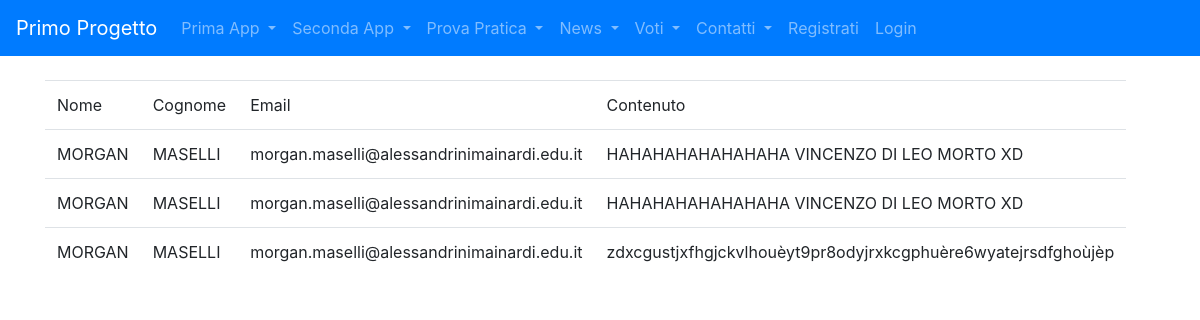
The page /contatti/lista_contatti/ on the database as committed earlier.
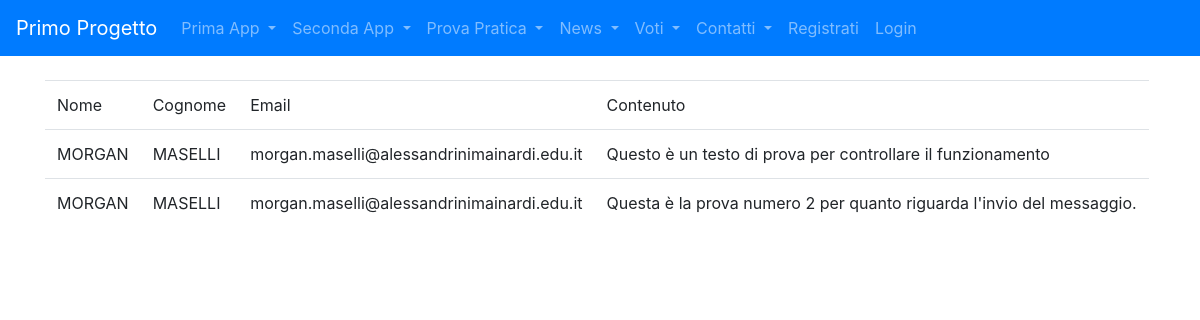
The same page on the database as committed later.
### contatti/models.py (models this page shows)
class Contatto(models.Model) :
    nome = models. CharField(max_length=100)
    cognome = models. CharField(max_length=100)
    email = models. EmailField(max_length=200)
    contenuto = models. TextField( )

### contatti/views.py (the view)
# urls.py: path('lista_contatti/', lista_contatti, name='lista_contatti'),
def lista_contatti(request):
    contatti = Contatto.objects.all()
    context = {"contatti": contatti,}
    return render(request, 'contatti/lista_contatti.html', context)

### contatti/templates/contatti/lista_contatti.html (shortened to what this page needs)
{% extends 'base.html' %}
{%block content%}
    <table class="table table-responsive">
        <tr>
            <td>Nome</td>
            <td>Cognome</td>
            <td>Email</td>
            <td>Contenuto</td>
        </tr>
        {%for c in contatti %}
            <tr>
                <td>{{c.nome}}</td>
                <td>{{c.cognome}}</td>
                <td>{{c.email}}</td>
                <td>{{c.contenuto}}</td>
            </tr>
        {%endfor%}
    </table>
{%endblock content%}

### templates/base.html (shortened to what this page needs)
<!DOCTYPE html>
{%load static%}
<html lang="en">
<head>
    <link rel="stylesheet" href="https://cdnjs.cloudflare.com/ajax/libs/font-awesome/5.15.4/css/all.min.css">
    <link rel="stylesheet" href="https://cdn.jsdelivr.net/npm/bootstrap@4.5.3/dist/css/bootstrap.min.css">
</head>
<body>
    <nav class="navbar navbar-expand-lg navbar-dark bg-primary">
        <a class="navbar-brand" href="/">Primo Progetto</a>
        <div class="collapse navbar-collapse" id="navbarSupportedContent">
            <ul class="navbar-nav mr-auto">
                <li class="nav-item dropdown">
                    <a class="nav-link dropdown-toggle" href="#" id="navbarDropdown" role="button" data-toggle="dropdown" aria-haspopup="true" aria-expanded="false">
                    Prima App
                    </a>
                </li>
                <li class="nav-item dropdown">
                    <a class="nav-link dropdown-toggle" href="#" id="navbarDropdown" role="button" data-toggle="dropdown" aria-haspopup="true" aria-expanded="false">
                    Seconda App
                    </a>
                </li>
                <li class="nav-item dropdown">
                    <a class="nav-link dropdown-toggle" href="#" id="navbarDropdown" role="button" data-toggle="dropdown" aria-haspopup="true" aria-expanded="false">
                    Prova Pratica
                    </a>
                </li>
                <li class="nav-item dropdown">
                    <a class="nav-link dropdown-toggle" href="#" id="navbarDropdown" role="button" data-toggle="dropdown" aria-haspopup="true" aria-expanded="false">
                    News
                    </a>
                </li>
                <li class="nav-item dropdown">
                    <a class="nav-link dropdown-toggle" href="#" id="navbarDropdown" role="button" data-toggle="dropdown" aria-haspopup="true" aria-expanded="false">
                    Voti
                    </a>
                </li>
                <li class="nav-item dropdown">
                    <a class="nav-link dropdown-toggle" href="#" id="navbarDropdown" role="button" data-toggle="dropdown" aria-haspopup="true" aria-expanded="false">
                    Contatti
                    </a>
                </li>
                {% if request.user.is_authenticated %}
                <li class="nav-item dropdown">
                    <a class="nav-link dropdown-toggle" href="#" id="navbarDropdown" role="button"
                    data-toggle="dropdown" aria-haspopup="true" aria-expanded="false">
                    {{ request.user.username }}</a>
                    <div class="dropdown-menu" aria-labelledby="navbarDropdown">
                        <div class="dropdown-divider"></div>
                        <form id="logout-form" action="{% url 'logout' %}" method="post">
                            {% csrf_token %}
                            <button class="btn ft-power" type="submit">Logout</button>
                        </form>
                    </div>
                </li>
                {% else %}
                    <li class="nav-item">
                        <a class="nav-link" href="{%url 'signup'%}">Registrati</a>
                    </li>
                    <li class="nav-item">
                        <a class="nav-link" href="{% url 'login' %}">Login</a>
                    </li>
                {% endif %}
            </ul>
        </div>
    </nav>
    <div class="container my-4">
        {% block content %}{%endblock content%}
    </div>
</body>
</html>

Rows that differ between the two databases and show on the page:
removed Contatto: nome "MORGAN", cognome "MASELLI", email "morgan.maselli@alessandrinimainardi.edu.it", contenuto "HAHAHAHAHAHAHAHA VINCENZO DI LEO MORTO XD"
removed Contatto: nome "MORGAN", cognome "MASELLI", email "morgan.maselli@alessandrinimainardi.edu.it", contenuto "HAHAHAHAHAHAHAHA VINCENZO DI LEO MORTO XD"
removed Contatto: nome "MORGAN", cognome "MASELLI", email "morgan.maselli@alessandrinimainardi.edu.it", contenuto "zdxcgustjxfhgjckvlhouèyt9pr8odyjrxkcgphuère6wyatejrsdfghoùjèp"
added Contatto: nome "MORGAN", cognome "MASELLI", email "morgan.maselli@alessandrinimainardi.edu.it", contenuto "Questo è un testo di prova per controllare il funzionamento"
added Contatto: nome "MORGAN", cognome "MASELLI", email "morgan.maselli@alessandrinimainardi.edu.it", contenuto "Questa è la prova numero 2 per quanto riguarda l'invio del messaggio."
